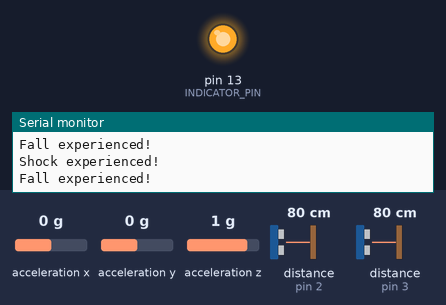
Bench run of a sketch on a simulated Arduino Uno, built with avr-gcc and run on an emulated ATmega328P. Parts: output pins drawn as LEDs (lit = HIGH), the last lines printed to the serial monitor. Wiring (inferred from the names in the program): 2 × range finder with pulse-width output: data pin 2 / data pin 3; ADXL345 accelerometer at I2C address 0x53. The test bench sets the inputs (shaded band); at power-on: distance to the obstacle (sensors on pin 2, pin 3) 80 cm, acceleration x 0 g, acceleration y 0 g, acceleration z 1 g. Pins used as bus, display or sensor lines are not drawn.

Above: at 1.2 s.
1.3 s: distance to the obstacle (sensor on pin 2) set to 76 cm
At 1.92 s:
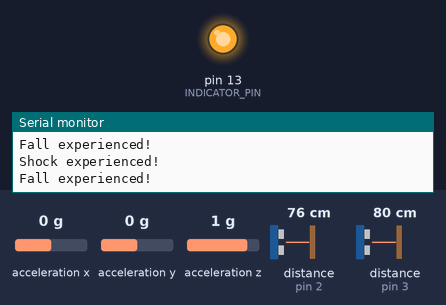
4.3 s: distance to the obstacle (sensor on pin 3) set to 72 cm
At 5.1 s:
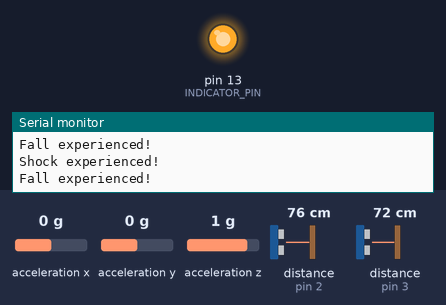
5.8 s: distance to the obstacle (sensor on pin 3) set to 120 cm
At 6.23 s:
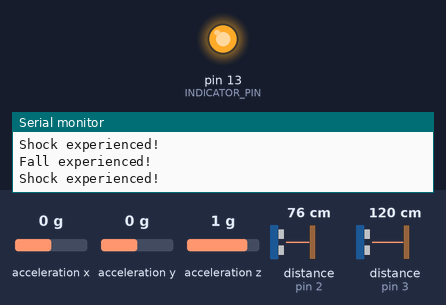
8.8 s: distance to the obstacle (sensor on pin 3) set to 2 cm
At 9.9 s:
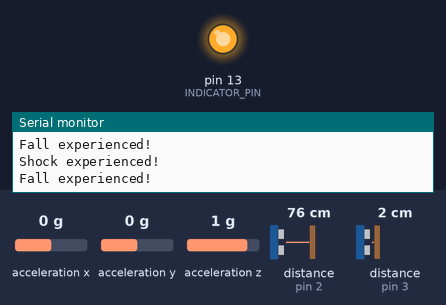
Timing chart, 0 to 11.3 s (numbered marks = the images above; inputs shaded):
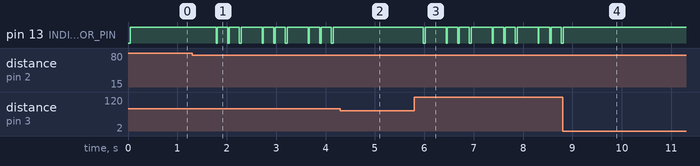

The sketch:

Wheelchair_Integrated.ino
```cpp
// (licence header left out)
//wiring
//Accelerometer http://www.inmotion.pt/documentation/others/images/adxl345_to_arduino_uno.png
//SDA pin -> A4 (Uno) (Pull-up resistor to 3.3V)
//SCL pin -> A5 (Uno) (Pull-up resistor to 3.3V)
//CS pin -> 3.3V
//VDD -> 3.3V
//GND -> GND
//RFID
// Based on hardware v13:
// D7 -> RFID RX
// D8 -> RFID TX
// D9 -> XBee TX
// D10 -> XBee RX


//********** includes **********
//Add the SPI library so we can communicate with the ADXL345 sensor
//#include <SPI.h>
#include <Wire.h>
#include "ADXL345.h"
#include <SoftwareSerial.h>


//********** defines **********
//***Accel***
//Free Fall threshold: 300m(g) to 600m(g) recommended
#define FALL_THRESH 0x09 //recommended value                                    <-- needs to be adjusted
//Free Fall duration: minimum time for free fall, 100ms to 350ms recommended
#define FALL_DUR 0x14 //350ms                                                  <-- needs to be adjusted
//Shock threshold: minimum acceleration value set in THRESH_TAP register, 62.5m(g)/LSB
#define SHOCK_THRESH 0xE0 //arbitrary                                           <-- needs to be adjusted
//Shock duration: maximum time that an event exceeds SHOCK_THRESH to qualify as a tap
#define SHOCK_DUR 20 //12.5 ms                                                  <-- needs to be adjusted

#define CS 10 //Assign the Chip Select signal to pin 10.

//interrupt pins on Uno:
#define SHOCK_PIN 2 //interrupt for shock on pin 2 (int.0) - INT2 on ADXL345
#define SHOCK_ISR 0
#define FF_PIN 3 //interrupt for free fall on pin 3 (int.1) - INT1 on ADXL345
#define FF_ISR 1

#define DEBUG 1
#define debugPrint if(DEBUG) Serial.println

//***RFID***
#define INDICATOR_PIN         13   //Pin for indicator LED
#define INDICATOR_DURATION    700  //duration of indicator

//last 2 digits of their serial number
#define ALBERT 0x9A
#define BOB 0xD0
#define CHARLES 0x5A
#define DIANA 0xC0
#define ELTON 0x00

#define RODRIGO 0x5A
#define LUIZ 0xD0

//********** module variables **********
//***Accel***
//This buffer will hold values read from the ADXL345 registers.
int values[3];
char output[20];

int loopCount = 0;
ADXL345 adxl; //variable adxl is an instance of the ADXL345 library

//These variables will be used to hold the x,y and z axis accelerometer values.
int x,y,z;
double xg, yg, zg;
char tapType=0;

boolean shockFlag = 0;
boolean fallFlag = 0;

//***RFID***
SoftwareSerial rfid(7, 8);
SoftwareSerial xbee(10, 9);
unsigned long indicator_time = -1;
int flag = 0;
int Str1[11];

//Prototypes
//***Accel***
void initAccel(void);
void tap(void);
void ff_int_response(void);
void shock_int_response(void);
//***RFID***
//void check_for_notag(void);
void halt(void);
void parse(void);
void print_serial(void);
void read_serial(void);
void seek(void);
void set_flag(void);

//********** functions **********
//Arduino setup()
void setup(){

  pinMode(13,OUTPUT);

  //Create a serial connection to display the data on the terminal.
  Serial.begin(9600);

  //RFID init
  xbee.begin(9600);
  rfid.begin(19200);
  while(!Serial){
    // set the data rate for the SoftwareSerial ports
    ;
  }
  pinMode(INDICATOR_PIN,OUTPUT);
  digitalWrite(INDICATOR_PIN,LOW);

  delay(10);
  //halt();

  debugPrint("ME 310 Stanford-Embraer Code Initialization Begun");

  //initialize accerelometer
  initAccel();

  //initialize XBee?
  xbee.println("initialized");

}

//Arduino main loop()
void loop(){

  //RFID
  read_serial();
  checkIndicator();


  //ACCEL

  //Reading data:
  //Reading 6 bytes of data starting at register DATAX0 will retrieve the x,y and z acceleration values from the ADXL345.
  //The results of the read operation will get stored to the values[] buffer.
  adxl.readAccel(&values[0], &values[1], &values[2]);
  //The ADXL345 gives 10-bit acceleration values, but they are stored as bytes (8-bits). To get the full value, two bytes must be combined for each axis.
  //The X value is stored in values[0] and values[1].
  x = values[0];
  //The Y value is stored in values[2] and values[3].
  y = values[1];
  //The Z value is stored in values[4] and values[5].
  z = values[2];

//  Serial.print(x, DEC);
//  Serial.print(',');
//  Serial.print(y, DEC);
//  Serial.print(',');
//  Serial.println(z, DEC);

  //Serial.println(sqrt(x*x + y*y + z*z));

  if(shockFlag == 1)
  {
    Serial.println("Shock experienced!");
    xbee.println("Shock");
    shockFlag = 0;
    adxl.getInterruptSource();
    //digitalWrite(13,LOW);
  }
  if(fallFlag == 1)
  {
    Serial.println("Fall experienced!");
    fallFlag = 0;
    adxl.getInterruptSource();
    //digitalWrite(13,LOW);
  }

  delay(100);
}

//Accel helper functions
void initAccel()
{
   //Set up the Chip Select pin to be an output from the Arduino.
  pinMode(CS, OUTPUT);
  //Before communication starts, the Chip Select pin needs to be set high.
  digitalWrite(CS, HIGH);

  adxl.powerOn();
  adxl.setRangeSetting(8); //16g range
  //set rate to 3200Hz
  adxl.setRate(1600); //sets rate bits of BW_RATE register to 0x0F

  //disable all interrupts
  adxl.writeTo(ADXL345_INT_ENABLE, 0x00);

  //setup free fall interrupt:
  //set ff threshold
  adxl.setFreeFallThreshold(FALL_THRESH);
  //set ff duration
  adxl.setFreeFallDuration(FALL_DUR);

  //setup single-tap (shock) interrupt:
  //set tap threshold
  adxl.setTapThreshold(SHOCK_THRESH);
  //set tap duration
  adxl.setTapDuration(SHOCK_DUR);
  //set X direction
  adxl.setTapDetectionOnX(HIGH);
  //set Y direction
  adxl.setTapDetectionOnY(HIGH);
  //set Z direction
  adxl.setTapDetectionOnZ(HIGH);

  //Map Free Fall to pin 1 (clear --> INT1)
  adxl.setInterruptMapping(ADXL345_INT_FREE_FALL_BIT, ADXL345_INT1_PIN);
  //Map Shock to pin 2 (set --> INT22)
  adxl.setInterruptMapping(ADXL345_INT_SINGLE_TAP_BIT, ADXL345_INT2_PIN);


  //set free-fall bit
  adxl.setRegisterBit(ADXL345_INT_ENABLE, ADXL345_INT_FREE_FALL_BIT, HIGH);
  //set single-tap bit (shock)
  adxl.setRegisterBit(ADXL345_INT_ENABLE, ADXL345_INT_SINGLE_TAP_BIT, HIGH);

  //attach interrupts on rising edges
  attachInterrupt(SHOCK_ISR,shock_int_response,RISING);
  attachInterrupt(FF_ISR,ff_int_response,RISING);

  debugPrint("Accelerometer Initialized");
}

void tap(void){
  //Clear the interrupts on the ADXL345
  //readRegister(INT_SOURCE, 1, values);
  if(values[0] & (1<<5))tapType=2;
  else tapType=1;;
}

//interrupt response for free fall
void ff_int_response()
{
    //flash LED
    //digitalWrite(13,HIGH);
    //code to read INT_SOURCE (?)
    fallFlag = 1;
    indicatorOn();
}

//interrupt response for shock
void shock_int_response()
{
    //flash LED
    //digitalWrite(13,HIGH);
    //code to read INT_SOURCE (?)
    shockFlag = 1;
    indicatorOn();
    indicator_time += INDICATOR_DURATION/2;
}

//RFID helper functions
void halt()
{
  //Halt tag
  rfid.write((uint8_t)255);
  rfid.write((uint8_t)0);
  rfid.write((uint8_t)1);
  rfid.write((uint8_t)147);
  rfid.write((uint8_t)148);
}

void parse()
{
  //Serial.println("parse");
  while(rfid.available()){
    //Serial.println("available");
    if(rfid.read() == 255){
      for(int i=1;i<11;i++){
        Str1[i]= rfid.read();
      }
    }
  }
}

void print_serial()
{
  if(flag == 1){
    indicatorOn();
    //print to serial port
//    Serial.print(Str1[8], HEX);
//    Serial.print(Str1[7], HEX);
//    Serial.print(Str1[6], HEX);
//    Serial.print(Str1[5], HEX);
//    Serial.println();
    //tagid=Str1[8]+Str1[7]+Str1[6]+Str1[5]
    print_handler();

    //print to XBee module
//    xbee.print(Str1[8], HEX);
//    xbee.print(Str1[7], HEX);
//    xbee.print(Str1[6], HEX);
//    xbee.print(Str1[5], HEX);
//    xbee.println();
    delay(100);
    //check_for_notag();
  }
}

void print_handler()
{
  if (Str1[5]==ALBERT)
  {
    Serial.println("Albert is now handling your wheelchair");
  }
//  else if (Str1[5]==BOB)
//  {
//    Serial.println("Bob is now handling your wheelchair");
//  }
//  else if (Str1[5]==CHARLES)
//  {
//    Serial.println("Charles is now handling your wheelchair");
//  }
  else if (Str1[5]==DIANA)
  {
    Serial.println("Diana is now handling your wheelchair");
  }
  else if (Str1[5]==ELTON)
  {
    Serial.println("Elton is now handling your wheelchair");
  }
  else if (Str1[5] == LUIZ)
  {
    Serial.println("Luiz");
    xbee.println("Luiz D.");
  }
  else if (Str1[5] == RODRIGO)
  {
    Serial.println("Rodrigo");
    xbee.println("Rodrigo M.");
  }
  else
  {
    //do nothing?
  }
  //delay(1000); //so there arent repeat alerts

//  switch (Str1[8], HEX) {
//  case ALBERT:
//    Serial.println("Albert is now handling your wheelchair");
//    break;
//  case BOB:
//    Serial.println("Bob is now handling your wheelchair");
//    break;
//  case CHARLES:
//    Serial.println("Charles is now handling your wheelchair");
//    break;
//  case DIANA:
//    Serial.println("Diana is now handling your wheelchair");
//    break;
//  case ELTON:
//    Serial.println("Elton is now handling your wheelchair");
////    break;

}


void read_serial()
{
  seek();
  delay(10);
  parse();
  set_flag();
  print_serial();
  delay(100);
}

void seek()
{
  //search for RFID tag

  //Serial.println("seeking");

  rfid.write((uint8_t)255);
  rfid.write((uint8_t)0);
  rfid.write((uint8_t)1);
  rfid.write((uint8_t)130);
  rfid.write((uint8_t)131);
  delay(10);
}

void set_flag()
{
  if(Str1[2] == 6){
    flag++;
  }
  if(Str1[2] == 2){
    flag = 0;
  }
}

void indicatorOn()
{
  indicator_time = millis();
  digitalWrite(INDICATOR_PIN,HIGH);
}

//determine if indicator light should be turned off
void checkIndicator()
{
  if((unsigned long)(millis() - indicator_time) > INDICATOR_DURATION && indicator_time != -1)
    digitalWrite(INDICATOR_PIN,LOW);
}
```

ADXL345.h
```cpp
// (licence header left out)
#include "Arduino.h"

#ifndef ADXL345_h
#define ADXL345_h

/* ------- Register names ------- */
#define ADXL345_DEVID 0x00
#define ADXL345_RESERVED1 0x01
#define ADXL345_THRESH_TAP 0x1d
#define ADXL345_OFSX 0x1e
#define ADXL345_OFSY 0x1f
#define ADXL345_OFSZ 0x20
#define ADXL345_DUR 0x21
#define ADXL345_LATENT 0x22
#define ADXL345_WINDOW 0x23
#define ADXL345_THRESH_ACT 0x24
#define ADXL345_THRESH_INACT 0x25
#define ADXL345_TIME_INACT 0x26
#define ADXL345_ACT_INACT_CTL 0x27
#define ADXL345_THRESH_FF 0x28
#define ADXL345_TIME_FF 0x29
#define ADXL345_TAP_AXES 0x2a
#define ADXL345_ACT_TAP_STATUS 0x2b
#define ADXL345_BW_RATE 0x2c
#define ADXL345_POWER_CTL 0x2d
#define ADXL345_INT_ENABLE 0x2e
#define ADXL345_INT_MAP 0x2f
#define ADXL345_INT_SOURCE 0x30
#define ADXL345_DATA_FORMAT 0x31
#define ADXL345_DATAX0 0x32
#define ADXL345_DATAX1 0x33
#define ADXL345_DATAY0 0x34
#define ADXL345_DATAY1 0x35
#define ADXL345_DATAZ0 0x36
#define ADXL345_DATAZ1 0x37
#define ADXL345_FIFO_CTL 0x38
#define ADXL345_FIFO_STATUS 0x39

#define ADXL345_BW_1600 0xF // 1111
#define ADXL345_BW_800  0xE // 1110
#define ADXL345_BW_400  0xD // 1101
#define ADXL345_BW_200  0xC // 1100
#define ADXL345_BW_100  0xB // 1011
#define ADXL345_BW_50   0xA // 1010
#define ADXL345_BW_25   0x9 // 1001
#define ADXL345_BW_12   0x8 // 1000
#define ADXL345_BW_6    0x7 // 0111
#define ADXL345_BW_3    0x6 // 0110


/*
 Interrupt PINs
 INT1: 0
 INT2: 1
 */
#define ADXL345_INT1_PIN 0x00
#define ADXL345_INT2_PIN 0x01

/*
 Interrupt bit position
 */
#define ADXL345_INT_DATA_READY_BIT 0x07
#define ADXL345_INT_SINGLE_TAP_BIT 0x06
#define ADXL345_INT_DOUBLE_TAP_BIT 0x05
#define ADXL345_INT_ACTIVITY_BIT   0x04
#define ADXL345_INT_INACTIVITY_BIT 0x03
#define ADXL345_INT_FREE_FALL_BIT  0x02
#define ADXL345_INT_WATERMARK_BIT  0x01
#define ADXL345_INT_OVERRUNY_BIT   0x00

#define ADXL345_DATA_READY 0x07
#define ADXL345_SINGLE_TAP 0x06
#define ADXL345_DOUBLE_TAP 0x05
#define ADXL345_ACTIVITY   0x04
#define ADXL345_INACTIVITY 0x03
#define ADXL345_FREE_FALL  0x02
#define ADXL345_WATERMARK  0x01
#define ADXL345_OVERRUNY   0x00


#define ADXL345_OK    1 // no error
#define ADXL345_ERROR 0 // indicates error is predent

#define ADXL345_NO_ERROR   0 // initial state
#define ADXL345_READ_ERROR 1 // problem reading accel
#define ADXL345_BAD_ARG    2 // bad method argument


class ADXL345
{
public:
	bool status;           // set when error occurs
	// see error code for details
	byte error_code;       // Initial state
	double gains[3];        // counts to Gs

	ADXL345();
	void powerOn();
	void readAccel(int* xyx);
	void readAccel(int* x, int* y, int* z);
	void get_Gxyz(double *xyz);

	void setTapThreshold(int tapThreshold);
	int getTapThreshold();
	void setAxisGains(double *_gains);
	void getAxisGains(double *_gains);
	void setAxisOffset(int x, int y, int z);
	void getAxisOffset(int* x, int* y, int*z);
	void setTapDuration(int tapDuration);
	int getTapDuration();
	void setDoubleTapLatency(int doubleTapLatency);
	int getDoubleTapLatency();
	void setDoubleTapWindow(int doubleTapWindow);
	int getDoubleTapWindow();
	void setActivityThreshold(int activityThreshold);
	int getActivityThreshold();
	void setInactivityThreshold(int inactivityThreshold);
	int getInactivityThreshold();
	void setTimeInactivity(int timeInactivity);
	int getTimeInactivity();
	void setFreeFallThreshold(int freeFallthreshold);
	int getFreeFallThreshold();
	void setFreeFallDuration(int freeFallDuration);
	int getFreeFallDuration();

	bool isActivityXEnabled();
	bool isActivityYEnabled();
	bool isActivityZEnabled();
	bool isInactivityXEnabled();
	bool isInactivityYEnabled();
	bool isInactivityZEnabled();
	bool isActivityAc();
	bool isInactivityAc();
	void setActivityAc(bool state);
	void setInactivityAc(bool state);

	bool getSuppressBit();
	void setSuppressBit(bool state);
	bool isTapDetectionOnX();
	void setTapDetectionOnX(bool state);
	bool isTapDetectionOnY();
	void setTapDetectionOnY(bool state);
	bool isTapDetectionOnZ();
	void setTapDetectionOnZ(bool state);

	void setActivityX(bool state);
	void setActivityY(bool state);
	void setActivityZ(bool state);
	void setInactivityX(bool state);
	void setInactivityY(bool state);
	void setInactivityZ(bool state);

	bool isActivitySourceOnX();
	bool isActivitySourceOnY();
	bool isActivitySourceOnZ();
	bool isTapSourceOnX();
	bool isTapSourceOnY();
	bool isTapSourceOnZ();
	bool isAsleep();

	bool isLowPower();
	void setLowPower(bool state);
	double getRate();
	void setRate(double rate);
	void set_bw(byte bw_code);
	byte get_bw_code();


	bool triggered(byte interrupts, int mask);


	byte getInterruptSource();
	bool getInterruptSource(byte interruptBit);
	bool getInterruptMapping(byte interruptBit);
	void setInterruptMapping(byte interruptBit, bool interruptPin);
	bool isInterruptEnabled(byte interruptBit);
	void setInterrupt(byte interruptBit, bool state);

	void getRangeSetting(byte* rangeSetting);
	void setRangeSetting(int val);
	bool getSelfTestBit();
	void setSelfTestBit(bool selfTestBit);
	bool getSpiBit();
	void setSpiBit(bool spiBit);
	bool getInterruptLevelBit();
	void setInterruptLevelBit(bool interruptLevelBit);
	bool getFullResBit();
	void setFullResBit(bool fullResBit);
	bool getJustifyBit();
	void setJustifyBit(bool justifyBit);
	void printAllRegister();

//private:
	void writeTo(byte address, byte val);
	void readFrom(byte address, int num, byte buff[]);
	void setRegisterBit(byte regAdress, int bitPos, bool state);
	bool getRegisterBit(byte regAdress, int bitPos);
	byte _buff[6] ;    //6 bytes buffer for saving data read from the device
};
void print_byte(byte val);
#endif
```

Source omitted: ADXL345.cpp (18817 bytes)

Measured:
- after the input at 1.3 s, pin 13 (INDICATOR_PIN): HIGH → LOW after 0.49 s, then repeats every 0.93 s: HIGH 0.21 s, LOW 0.03 s, HIGH 0.20 s, LOW 0.04 s, HIGH 0.42 s, LOW 0.02 s
- after the input at 4.3 s, pin 13 (INDICATOR_PIN): stops changing and stays HIGH
- after the input at 5.8 s, pin 13 (INDICATOR_PIN): HIGH → LOW after 0.18 s, then repeats every 0.93 s: HIGH 0.43 s, LOW 0.02 s, HIGH 0.22 s, LOW 0.03 s, HIGH 0.21 s, LOW 0.04 s
- after the input at 8.8 s, pin 13 (INDICATOR_PIN): goes on until 8.8 s, then stays HIGH
